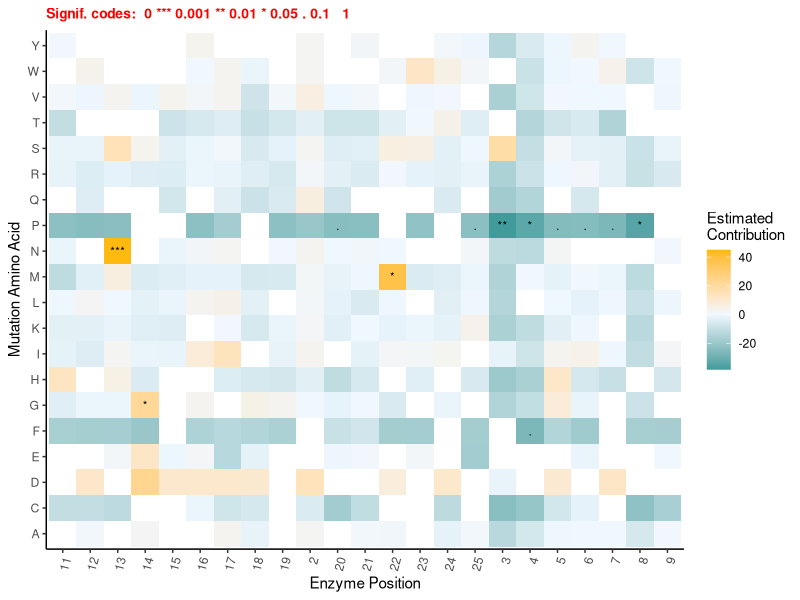
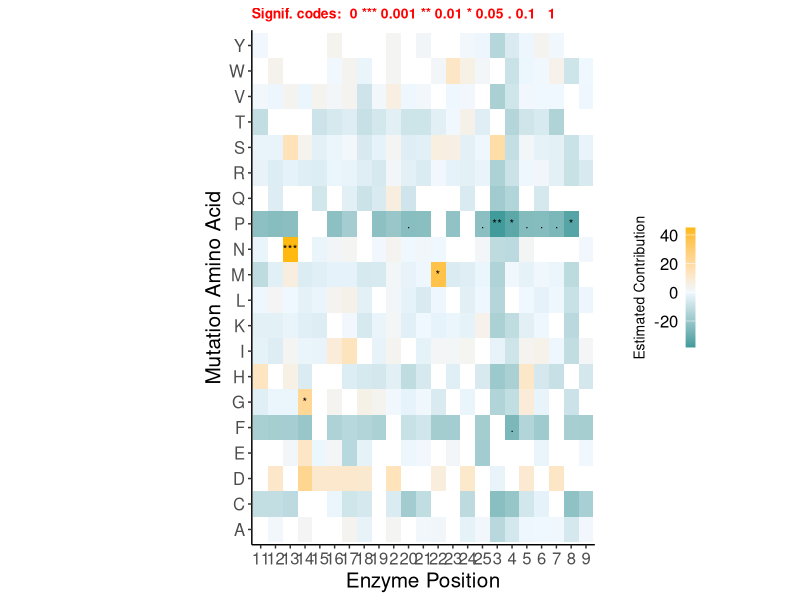
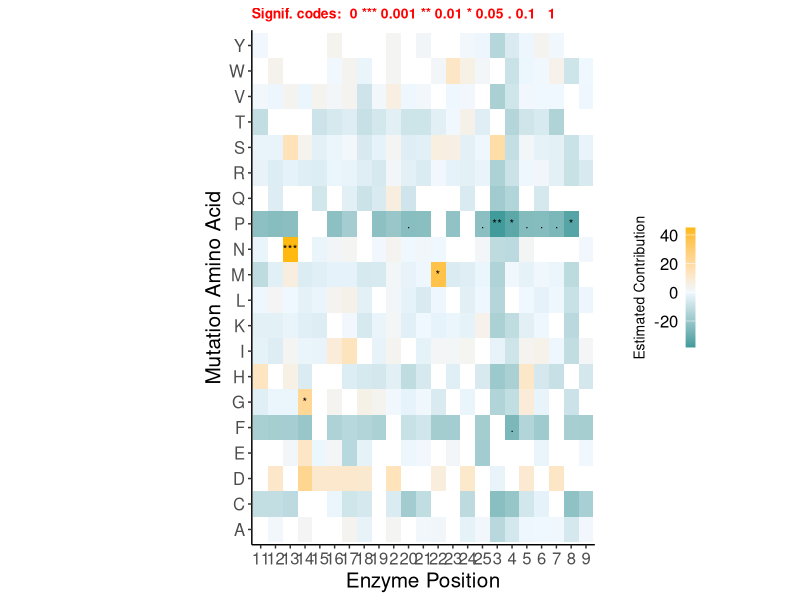

Recreate these plots in R, in order.
## ---- chunk 1
library(ggplot2)
library(dplyr)
library(readr)
library(tidyverse)
library(broom)
## ---- chunk 2
data_RAAM_raw <- read_csv("Data_JuliAndEmma.csv")

#have to split for generalization later (correspond WT)

RAAM_1 <- data_RAAM_raw %>%
  select(c(1, 2, 3, 6, 7, 8)) %>%
  filter(library != 0, B1_1 != 0 | B2_1 != 0) %>% #remove rows that has library = 0 OR (b1 = 0 AND b2 = 0)
  mutate_all(~ ifelse(. == 0, 0.1, .)) #change value=0 to 0.1

  #GENERALIZE
  #formula: dMut = (Mut B1/ WT B1) / (Mut lib / WT lib)
  RAAM_1$B1_1dMut <- (RAAM_1$B1_1/ RAAM_1$B1_1[1])  / (RAAM_1$library/ RAAM_1$library[1])
  RAAM_1$B2_1dMut <- (RAAM_1$B2_1/ RAAM_1$B2_1[1])  / (RAAM_1$library/ RAAM_1$library[1])
  RAAM_1$changeB2_B1 <- RAAM_1$B2_1dMut - RAAM_1$B1_1dMut

RAAM_2 <- data_RAAM_raw %>%
  select(c(1, 4, 5, 6, 7, 8)) %>%
  filter(library != 0, B1_2 != 0 | B2_2 != 0) %>%
  mutate_all(~ ifelse(. == 0, 0.1, .))

  #GENERALIZE
  #formula: dMut = (Mut B1/ WT B1) / (Mut lib / WT lib)
  RAAM_2$B1_2dMut <- (RAAM_2$B1_2/ RAAM_2$B1_2[1])  / (RAAM_2$library/ RAAM_2$library[1])
  RAAM_2$B2_2dMut <- (RAAM_2$B2_2/ RAAM_2$B2_2[1])  / (RAAM_2$library/ RAAM_2$library[1])
  RAAM_2$changeB2_B1 <- RAAM_2$B2_2dMut - RAAM_2$B1_2dMut
## ---- chunk 3
#binding
data_RAAM <- rbind(
  select(RAAM_1, 'pos', 'mut', 'changeB2_B1'),
  select(RAAM_2, 'pos', 'mut', 'changeB2_B1')
)
## ---- chunk 4
data_RAAM<- arrange(data_RAAM, pos)
data_RAAM$pos <- as.character(data_RAAM$pos)
## ---- chunk 5
gauss_model <- glm( changeB2_B1 ~ pos * mut , data = data_RAAM, family = 'gaussian') 
#options(max.print=10000)    #set limit to print the output
summary(gauss_model)

## ---- chunk 6
fea <- names(coef(gauss_model))[45:length(names(coef(gauss_model)))]      #get features' names

#split the features' names (e.g from "pos137:mutA" to "137" and "A")
mut <- list()
pos <- list ()
for (i in fea){
              str_split <- strsplit(i, ":")
              pos <- append(pos, substr(str_split[[1]][1], 4,6))    # e.g extract 137
              mut <- append(mut, substr(str_split[[1]][2], 4,4))    # e.g extract A
}


est <- coef(gauss_model)[-1][44:length(coef(gauss_model)[-1])]          #get estimated contribution 
#p <- coef(summary(gauss_model))[-1,4]         #get p-value
p <- tidy(gauss_model)$p.value[45:483]        #to extract all including NA value
## ---- chunk 7
#create data frame of pos, mut, estimated contribution, alpha
data_for_plot<- do.call(rbind, Map(data.frame, Pos=pos, Mut=mut, Est = est, p_value =p))
data_for_plot$alpha <- ifelse(data_for_plot$p_value<0.001,'***', ifelse(0.001 <data_for_plot$p_value & data_for_plot$p_value<0.01,'**', ifelse(0.01<data_for_plot$p_value& data_for_plot$p_value<0.05,'*', ifelse(0.05<data_for_plot$p_value& data_for_plot$p_value<0.1,'.', ' '))))
## ---- chunk 8
#plot estimated contribution vs features
ggplot(data_for_plot, aes(x = Pos, y = Mut)) +
  geom_tile(aes(fill = Est)) + 
  geom_text(aes(label = alpha), size = 3)+
  scale_fill_gradient2(midpoint= 0, na.value = 'white',high = 'darkgoldenrod1 ', low = 'cyan4', mid ='aliceblue')+ 
  theme_classic() +
  theme(axis.text.x = element_text(angle = 75, hjust=1), plot.subtitle = element_text(size = 10, color = "red", face = "bold"))+
  labs(y = "Mutation Amino Acid", x = "Enzyme Position", fill= 'Estimated
Contribution', subtitle = 'Signif. codes:  0 *** 0.001 ** 0.01 * 0.05 . 0.1   1')

## ---- chunk 9
data_for_plot <- data_for_plot[!(data_for_plot$Pos %in% c(137, 138, 139, 140, 141, 142,144,146,147,150,151,152,153,154,156,158)), ]
## ---- chunk 10
heatmap <- ggplot(data_for_plot, aes(x = Pos, y = Mut)) +
  geom_tile(aes(fill = Est), width = 1, height = 1) +
  geom_text(aes(label = alpha), size = 3) +
  scale_fill_gradient2(midpoint= 0, na.value = 'white', high = 'darkgoldenrod1', low = 'cyan4', mid ='aliceblue') + 
  theme_classic() +
  theme(text =element_text(size = 15),
        # axis.text.x = element_text(angle = 75, hjust = 1), 
        plot.subtitle = element_text(size = 10, color = "red", face = "bold"), 
        aspect.ratio = 3/2,
        # legend.text = element_text(angle = 0, vjust = 1, hjust = 0.5),
        legend.title = element_text(angle = 90, vjust = 0.5, hjust = 0.5, size = 10),
        legend.position =  c(1.2,0.5)) +
  guides(fill = guide_colorbar(title.position = "left", title.hjust = 0.5, label.position = "left"))+
  theme(legend.key.width = unit(0.25, "cm"))+
  labs(y = "Mutation Amino Acid", x = "Enzyme Position", fill= 'Estimated Contribution', subtitle = 'Signif. codes:  0 *** 0.001 ** 0.01 * 0.05 . 0.1   1')
heatmap
ggsave("heatmap_WT.png", heatmap, width = 6, height = 5, units = "in")
